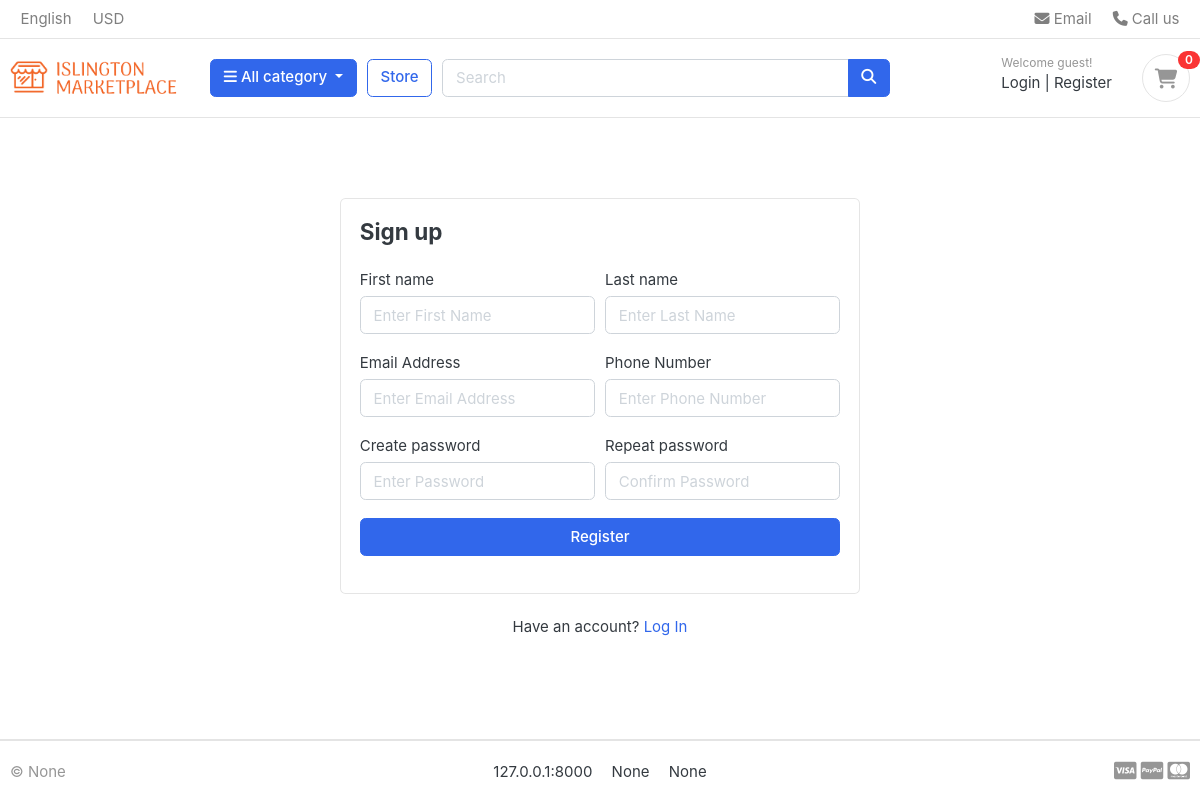
Page /accounts/register/ on the committed database.
### sitesetting/models.py (models this page shows, shortened)
class SiteSetting(models.Model):
    site_title = models.CharField(max_length=200, default="MarketPlace")
    meta_description = models.TextField(blank=True, null=True)
    meta_keywords = models.CharField(max_length=255, blank=True, null=True)
    logo = models.ImageField(upload_to="photos/logos/", blank=True, null=True)
    favicon = models.ImageField(upload_to="photos/favicons/", blank=True, null=True)
    default_image = models.ImageField(upload_to="photos/default/", blank=True, null=True)
    site_url = models.CharField(max_length=200, blank=True, null=True)
    copyright = models.CharField(max_length=200, blank=True, null=True)
    address = models.CharField(max_length=200, null=True, blank=True)
    phone_number = models.CharField(max_length=200, null=True, blank=True)
    class Meta:
        verbose_name = "Site Setting"
        verbose_name_plural = "Site Settings"

### accounts/views.py (the view)
# urls.py: path('register/', views.user_register, name='user_register'),
def user_register(request):
    if request.method == 'POST':
        form = RegistrationForm(request.POST)
        if form.is_valid():
            first_name = form.cleaned_data['first_name']
            last_name = form.cleaned_data['last_name']
            email = form.cleaned_data['email']
            phone_number = form.cleaned_data['phone_number']
            password = form.cleaned_data['password']
            username = email.split("@")[0]
            user = Account.objects.create_user(
                first_name=first_name,
                last_name=last_name,
                username=username,
                email=email,
                password=password,
                )
            user.phone_number = phone_number
            user.save()
            current_site = get_current_site(request)
            uid = urlsafe_base64_encode(force_bytes(user.pk))
            token = default_token_generator.make_token(user)
            mail_subject = 'Please Activate your account'
            message = render_to_string('accounts/verification/account_verification.html', {
                'user': user,
                'domain': current_site,
                'uid': uid,
                'token': token
            })
            to_email = email
            try:
                send_email = EmailMessage(
                    mail_subject, message, to=[to_email]
                )
                send_email.send()
            except Exception:
                messages.warning(request, "Account created, but we couldn't send the email. Ask admin to activate you.")
            return redirect("/accounts/login/?command=verification&email="+email)
    else:
        form = RegistrationForm()
    context = {
        'form': form
    }
    return render(request, 'accounts/register.html', context)

### carts/context_processors.py (called while the page is built)
def counter(request):
    cart_count = 0
    if 'admin' in request.path:
        return {}
    else:
        try:
            cart = Cart.objects.filter(cart_id=_cart_id(request))
            if request.user.is_authenticated:
                cart_items = CartItem.objects.all().filter(user=request.user)
            else:
                cart_items = CartItem.objects.all().filter(cart=cart[:1])
            for cart_item in cart_items:
                cart_count += cart_item.quantity
        except Cart.DoesNotExist:
            cart_count = 0
    return {'cart_count': cart_count}

### carts/views.py (called while the page is built)
def _cart_id(request):
    cart = request.session.session_key
    if not cart:
        cart = request.session.create()
    return cart

### category/context_processors.py (called while the page is built)
def menu_links(request):
    links = Category.objects.all().filter(status=True)
    return dict(links=links)

### category/models.py (called while the page is built)
    def get_url(self):
        return reverse('products_by_category', args=[self.slug]) #reverse takes the name of the url

### pages/context_processors.py (called while the page is built)
def pages_links(request):
    pages = Page.objects.all()
    return {'pages': pages}

### sitesetting/context_processors.py (called while the page is built)
def site_settings(request):
    setting = SiteSetting.objects.first()
    return {'site_setting': setting}

### templates/accounts/register.html (shortened to what this page needs)
{%extends 'master/base.html'%}
{%load static%}
{%block content%}
<section class="section-content padding-y">
  <div class="card mx-auto" style="max-width: 520px; margin-top: 40px">
    <article class="card-body">
      <header class="mb-4"><h4 class="card-title">Sign up</h4></header>
      <form action="{% url 'user_register' %}" method="POST">
        <div class="form-row">
          <div class="col form-group">
            <label>First name</label>
			{{form.first_name}}
          </div>
          <div class="col form-group">
            <label>Last name</label>
			{{form.last_name}}
          </div>
        </div>
        <div class="form-row">
          <div class="form-group col-md-6">
            <label>Email Address</label>
            {{form.email}}
          </div>
          <div class="form-group col-md-6">
            <label>Phone Number</label>
			{{form.phone_number}}
          </div>
        </div>
        <div class="form-row">
          <div class="form-group col-md-6">
            <label>Create password</label>
            {{form.password}}
          </div>
          <div class="form-group col-md-6">
            <label>Repeat password</label>
            {{form.confirm_password}}
          </div>
        </div>
        <div class="form-group">
          <button type="submit" class="btn btn-primary btn-block">
            Register
          </button>
        </div>
      </form>
    </article>
  </div>
  <p class="text-center mt-4">
    Have an account? <a href="{% url 'user_login' %}">Log In</a>
  </p>
  <br /><br />
</section>
{%endblock%}

### templates/includes/navbar.html (shortened to what this page needs)
{% load static %}
<header class="section-header">
  <nav class="navbar p-md-0 navbar-expand-sm navbar-light border-bottom">
    <div class="container">
      <div class="collapse navbar-collapse" id="navbarTop4">
        <ul class="navbar-nav mr-auto">
          <li class="nav-item dropdown">
            <a href="#" class="nav-link"> English </a>
          </li>
          <li class="nav-item dropdown">
            <a href="#" class="nav-link"> USD </a>
          </li>
        </ul>
        <ul class="navbar-nav">
          <li>
            <a href="#" class="nav-link">
              <i class="fa fa-envelope"></i> Email
            </a>
          </li>
          <li>
            <a href="#" class="nav-link">
              <i class="fa fa-phone"></i> Call us
            </a>
          </li>
        </ul>
      </div>
    </div>
  </nav>
  <section class="header-main border-bottom">
    <div class="container">
      <div class="row align-items-center">
        <div class="col-lg-2 col-md-3 col-6">
          <a href="{% url 'home' %}" class="brand-wrap">
            {% if site_setting.logo %}
            <img class="logo" src="{{site_setting.logo.url}}" />
            {%else%}
            <img class="logo" src="{{site_setting.default_image.url}}" />
            {%endif%}
          </a>
        </div>
        <div class="col-lg col-sm col-md col-6 flex-grow-0">
          <div class="category-wrap dropdown d-inline-block float-right">
            <button
              type="button"
              class="btn btn-primary dropdown-toggle"
              data-toggle="dropdown"
            >
              <i class="fa fa-bars"></i> All category
            </button>
          </div>
        </div>
        <a href="{% url 'store' %}" class="btn btn-outline-primary">Store</a>
        <div class="col-lg col-md-6 col-sm-12 col">
          <form action="{%url 'search' %}" class="search" method="GET">
            <div class="input-group w-100">
              <input
                type="text"
                class="form-control"
                style="width: 60%"
                placeholder="Search"
                name="keyword"
              />
              <div class="input-group-append">
                <button class="btn btn-primary" type="submit">
                  <i class="fa fa-search"></i>
                </button>
              </div>
            </div>
          </form>
        </div>
        <div class="col-lg-3 col-sm-6 col-8 order-2 order-lg-3">
          <div class="d-flex justify-content-end mb-3 mb-lg-0">
            {% if user.id is None %}
            <div class="widget-header">
              <small class="title text-muted">Welcome guest!</small>
              <div>
                <a href="{%url 'user_login'%}">Login</a>
                <span class="dark-transp"> | </span>
                <a href="{%url 'user_register'%}"> Register</a>
              </div>
            </div>
            {%endif%}
            <a href="{% url 'cart' %}" class="widget-header pl-3 ml-3">
              <div class="icon icon-sm rounded-circle border">
                <i class="fa fa-shopping-cart"></i>
              </div>
              <span class="badge badge-pill badge-danger notify"
                >{{cart_count}}</span
              >
            </a>
          </div>
        </div>
      </div>
    </div>
  </section>
</header>

### templates/includes/footer.html
<footer class="section-footer border-top">
  <div class="container">
    <section class="footer-bottom border-top row">
      <div class="col-md-2">
        <p class="text-muted">&copy {{site_setting.copyright}}</p>
      </div>
      <div class="col-md-8 text-md-center">
        <span class="px-2">{{site_setting.site_url}}</span>
        <span class="px-2">{{site_setting.phone_number}}</span>
        <span class="px-2">{{site_setting.address}}</span>
      </div>
      <div class="col-md-2 text-md-right text-muted">
        <i class="fab fa-lg fa-cc-visa"></i>
        <i class="fab fa-lg fa-cc-paypal"></i>
        <i class="fab fa-lg fa-cc-mastercard"></i>
      </div>
    </section>
  </div>
</footer>

### static/css/ui.css (style rules this page uses)
html { font-family: "Inter", sans-serif; font-size: 15px; }
.icon-xs, .icon-sm, .icon-md, .icon-lg { display: inline-block; text-align: center; flex-shrink: 0; flex-grow: 0; }
.icon-sm { width: 48px; height: 48px; line-height: 48px !important; font-size: 20px; }
.padding-y { padding-top: 40px; padding-bottom: 40px; }
article:after, .form-group:after { display: block; clear: both; content: ""; }
p:last-child { margin-bottom: 0; }
.header-main { position: relative; padding-top: 1rem; padding-bottom: 1rem; }
.brand-wrap .logo, .navbar-brand .logo { margin-right: 7px; max-height: 42px; display: inline-block; }
.widget-header { display: inline-block; vertical-align: middle; position: relative; }
.widget-header a { color: #343a40; }
.widget-header i { color: #969696; }
.widget-header .title { display: block; }
.widget-header .notify { position: absolute; top: -3px; right: -10px; }
.footer-bottom { padding-top: 20px; padding-bottom: 20px; }
.notify { position: absolute; top: -4px; right: -10px; display: inline-block; padding: 0.25em 0.6em; font-size: 12px; line-height: 1; text-align: center; border-radius: 3rem; color: #fff; background-color: #fa3434; }

### rows in the picture
SiteSetting: logo (picture), copyright "None", site_url "127.0.0.1:8000", phone_number "None", address "None"

### other values in the picture
{{ cart_count }} "0"
